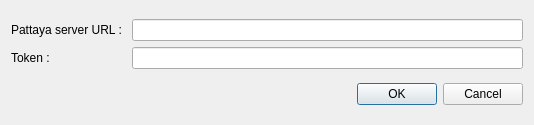
<?xml version="1.0" encoding="UTF-8"?>
<ui version="4.0">
 <class>ServerSettingWidget</class>
 <widget class="QDialog" name="ServerSettingWidget">
  <property name="geometry">
   <rect>
    <x>0</x>
    <y>0</y>
    <width>534</width>
    <height>125</height>
   </rect>
  </property>
  <property name="minimumSize">
   <size>
    <width>534</width>
    <height>125</height>
   </size>
  </property>
  <property name="maximumSize">
   <size>
    <width>534</width>
    <height>125</height>
   </size>
  </property>
  <property name="windowTitle">
   <string>Pattaya server setting</string>
  </property>
  <layout class="QVBoxLayout" name="verticalLayout_3">
   <item>
    <layout class="QHBoxLayout" name="horizontalLayout">
     <item>
      <layout class="QVBoxLayout" name="verticalLayout">
       <item>
        <widget class="QLabel" name="label">
         <property name="text">
          <string>Pattaya server URL : </string>
         </property>
        </widget>
       </item>
       <item>
        <widget class="QLabel" name="label_2">
         <property name="text">
          <string>Token : </string>
         </property>
        </widget>
       </item>
      </layout>
     </item>
     <item>
      <layout class="QVBoxLayout" name="verticalLayout_2">
       <item>
        <widget class="QLineEdit" name="server_url_line_edit"/>
       </item>
       <item>
        <widget class="QLineEdit" name="server_token_line_edit"/>
       </item>
      </layout>
     </item>
    </layout>
   </item>
   <item>
    <widget class="QDialogButtonBox" name="buttonBox">
     <property name="orientation">
      <enum>Qt::Horizontal</enum>
     </property>
     <property name="standardButtons">
      <set>QDialogButtonBox::Cancel|QDialogButtonBox::Ok</set>
     </property>
    </widget>
   </item>
  </layout>
 </widget>
 <resources/>
 <connections>
  <connection>
   <sender>buttonBox</sender>
   <signal>accepted()</signal>
   <receiver>ServerSettingWidget</receiver>
   <slot>accept()</slot>
   <hints>
    <hint type="sourcelabel">
     <x>248</x>
     <y>254</y>
    </hint>
    <hint type="destinationlabel">
     <x>157</x>
     <y>274</y>
    </hint>
   </hints>
  </connection>
  <connection>
   <sender>buttonBox</sender>
   <signal>rejected()</signal>
   <receiver>ServerSettingWidget</receiver>
   <slot>reject()</slot>
   <hints>
    <hint type="sourcelabel">
     <x>316</x>
     <y>260</y>
    </hint>
    <hint type="destinationlabel">
     <x>286</x>
     <y>274</y>
    </hint>
   </hints>
  </connection>
 </connections>
</ui>
